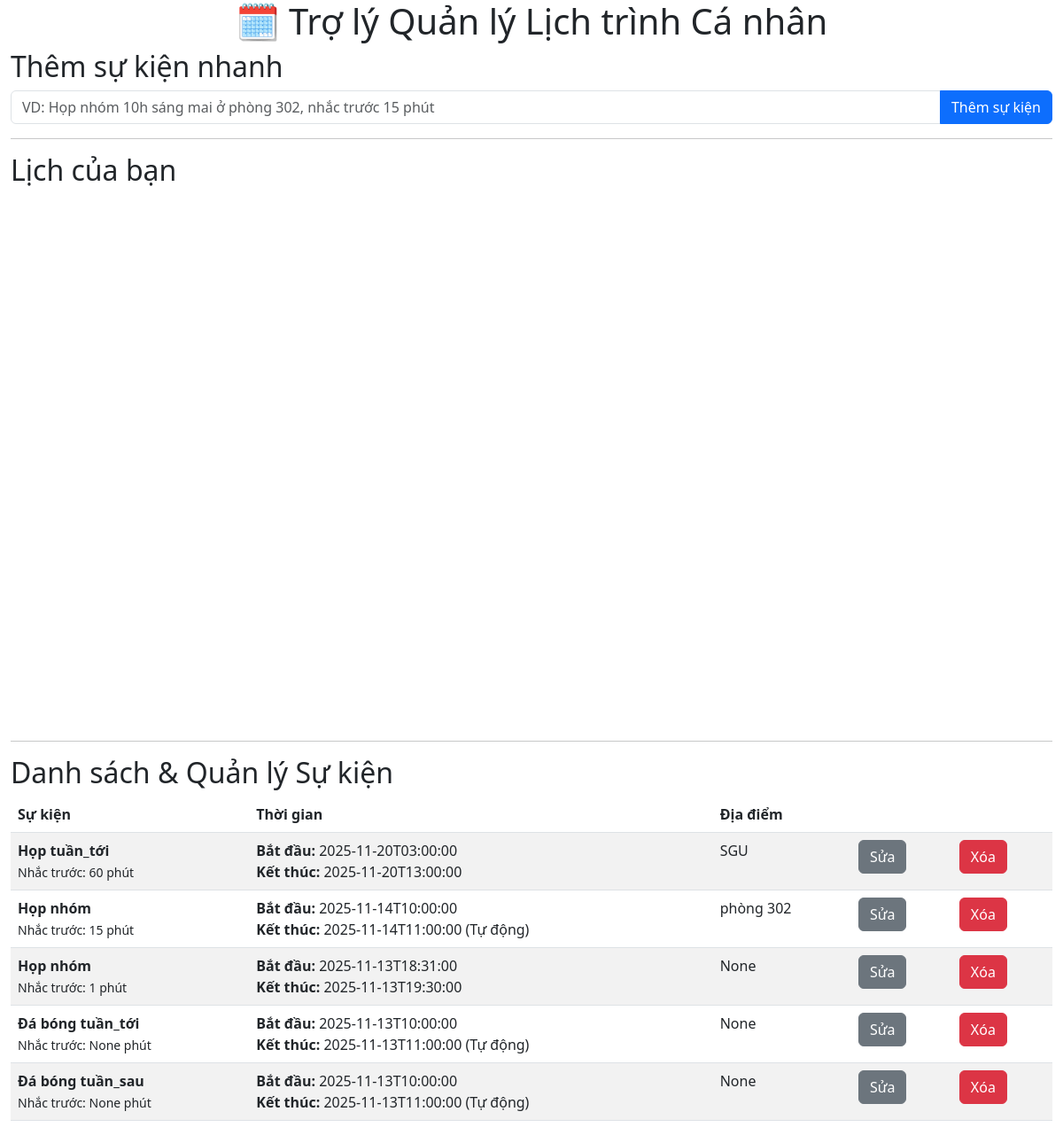
Before: / with the older database file.
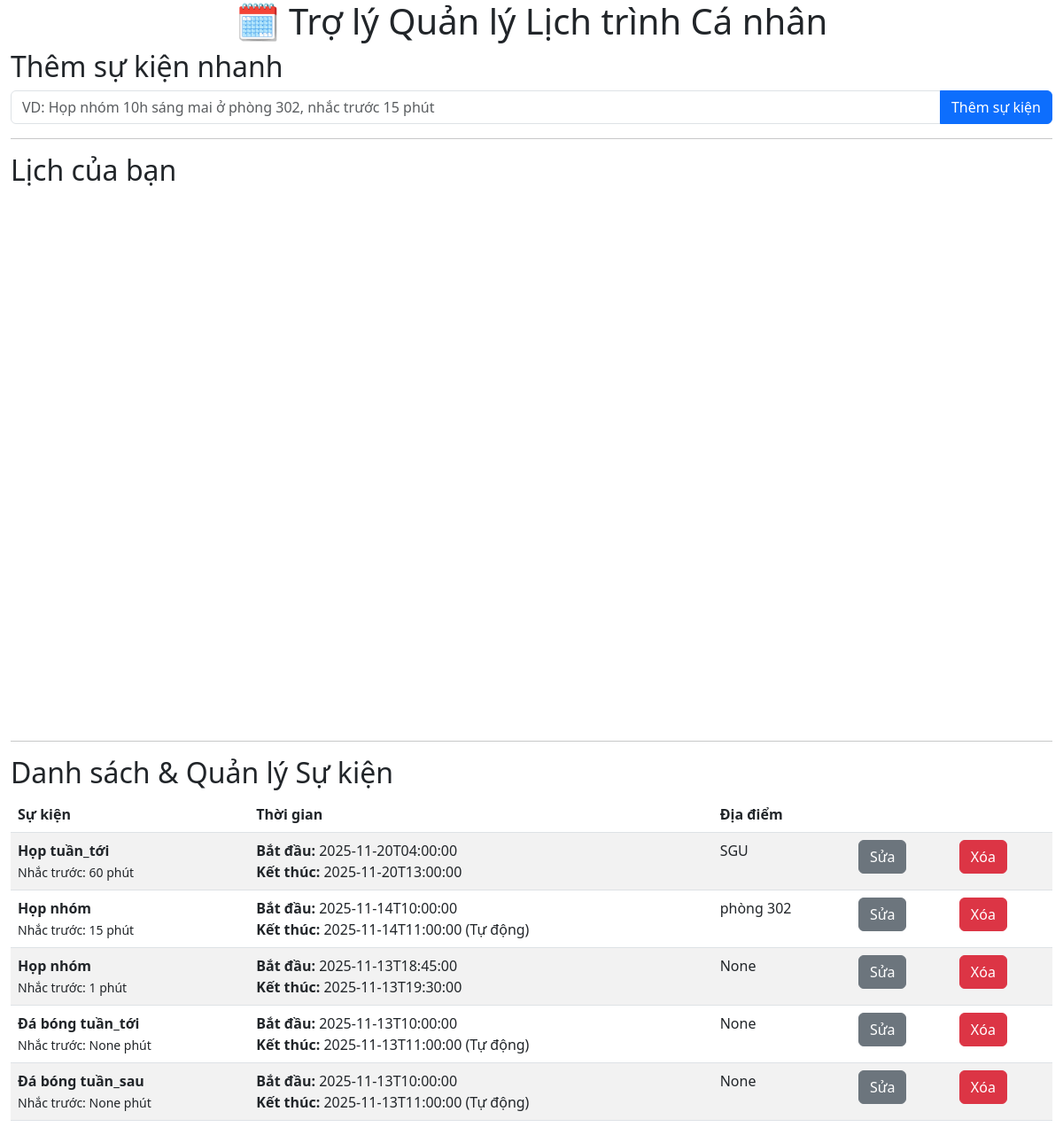
After: the same page with the newer database file.
### tables this page shows
CREATE TABLE events (
                        id INTEGER PRIMARY KEY AUTOINCREMENT,
                        event TEXT NOT NULL,
                        start_time TEXT NOT NULL,
                        end_time TEXT,
                        location TEXT,
                        reminder_minutes INTEGER,
                        is_notified INTEGER DEFAULT 0,
                        created_at TEXT DEFAULT CURRENT_TIMESTAMP
                       );

### app.py (the view, shortened to what this page needs)
@app.route('/', methods=['GET'])
def index():
    all_events_db = db.get_all_events()
    app.logger.info(f"Dữ liệu sự kiện từ cơ sở dữ liệu: {all_events_db}")
    calendar_events = []
    for event in all_events_db:
        try:
            start_dt = datetime.fromisoformat(event['start_time'])
        except (ValueError, TypeError):
            continue  # Bỏ qua sự kiện lỗi
        if event['end_time']:
            end_dt_iso = event['end_time']
        else:
            end_dt_iso = (start_dt + timedelta(hours=1)).isoformat()
        calendar_events.append({
            "title": event['event'].capitalize(),
            "start": event['start_time'],
            "end": end_dt_iso,
            "extendedProps": {
                "id": event['id'],
                "location": event['location'],
                "reminder": f"{event['reminder_minutes']} phút trước"
            }
        })
    try:
        events_json = json.dumps(calendar_events)
    except (TypeError, ValueError) as e:
        events_json = "[]"  # Mặc định là mảng JSON rỗng nếu phân tích cú pháp thất bại
        app.logger.error(f"Lỗi khi phân tích sự kiện thành JSON: {e}")
    events = []
    for event in all_events_db:
        ev = event.copy()
        try:
            start_dt = datetime.fromisoformat(ev['start_time'])
            if ev['end_time']:
                end_time_display = ev['end_time']
            else:
                end_time_display = (start_dt + timedelta(hours=1)).isoformat() + " (Tự động)"
        except ValueError:
            end_time_display = "Lỗi thời gian bắt đầu"
        ev['end_time_display'] = end_time_display
        events.append(ev)
    editing_event_id = session.get('editing_event_id')
    edited_event = None
    reminder_messages = []
    while not notification_queue.empty():
        event_name = notification_queue.get()
        reminder_messages.append(f"🔔 Nhắc nhở: {event_name} sắp diễn ra!")
    return render_template(
        'index.html',
        events=events,
        editing_event_id=editing_event_id,
        edited_event=edited_event,
        events_json=events_json,
        reminder_messages=reminder_messages
    )

### Database/database.py (called while the page is built)
def get_db_connection():
    connection = sqlite.connect(DATABASE_NAME)
    connection.row_factory = sqlite.Row
    return connection

def get_all_events():
    with get_db_connection() as connection:
        cursor = connection.cursor()
        cursor.execute(
                        "SELECT * FROM events ORDER BY start_time ASC"
                    )
        return [dict(row) for row in cursor.fetchall()]

### templates/index.html (shortened to what this page needs)
<!DOCTYPE html>
<html lang="vi">
<head>
    <link href="https://cdn.jsdelivr.net/npm/bootstrap@5.3.0/dist/css/bootstrap.min.css" rel="stylesheet">
    <link href="https://cdn.jsdelivr.net/npm/fullcalendar@5.11.3/main.min.css" rel="stylesheet">
</head>
<body class="container-fluid">
    <h1 class="text-center">🗓️ Trợ lý Quản lý Lịch trình Cá nhân</h1>
    <h2>Thêm sự kiện nhanh</h2>
    <form action="{{ url_for('add_event') }}" method="post">
        <div class="input-group mb-3">
            <input type="text" class="form-control" name="nlp_input" placeholder="VD: Họp nhóm 10h sáng mai ở phòng 302, nhắc trước 15 phút">
            <button class="btn btn-primary" type="submit">Thêm sự kiện</button>
        </div>
    </form>
    <hr>
    <h2>Lịch của bạn</h2>
    <div id="calendar"></div>
    <hr>
    <h2>Danh sách & Quản lý Sự kiện</h2>
    {% if not events %}
        <div class="alert alert-info">Bạn chưa có sự kiện nào trong lịch.</div>
    {% else %}
        <table class="table table-striped">
            <thead>
                <tr>
                    <th>Sự kiện</th>
                    <th>Thời gian</th>
                    <th>Địa điểm</th>
                    <th></th>
                    <th></th>
                </tr>
            </thead>
            <tbody>
                {% for event in events[::-1] %}
                    {% if editing_event_id == event.id %}
                        <tr>
                            <td colspan="5">
                                <h3>Chỉnh sửa sự kiện: {{ edited_event.event.capitalize() }}</h3>
                                <form action="{{ url_for('update_event', event_id=editing_event_id) }}" method="post">
                                    <div class="mb-3">
                                        <label class="form-label">Tên sự kiện</label>
                                        <input type="text" class="form-control" name="event" value="{{ edited_event.event }}">
                                    </div>
                                    <div class="row mb-3">
                                        <div class="col">
                                            <label class="form-label">Ngày bắt đầu</label>
                                            <input type="date" class="form-control" name="start_date" value="{{ edited_event.start_date }}">
                                        </div>
                                        <div class="col">
                                            <label class="form-label">Giờ bắt đầu</label>
                                            <input type="time" class="form-control" name="start_time" value="{{ edited_event.start_time_of_day }}">
                                        </div>
                                        <div class="col">
                                            <label class="form-label">Ngày kết thúc</label>
                                            <input type="date" class="form-control" name="end_date" value="{{ edited_event.end_date }}">
                                        </div>
                                        <div class="col">
                                            <label class="form-label">Giờ kết thúc</label>
                                            <input type="time" class="form-control" name="end_time" value="{{ edited_event.end_time_of_day }}">
                                        </div>
                                    </div>
                                    <div class="mb-3">
                                        <label class="form-label">Địa điểm</label>
                                        <input type="text" class="form-control" name="location" value="{{ edited_event.get('location', '') }}">
                                    </div>
                                    <div class="row mb-3">
                                        <div class="col">
                                            <label class="form-label">Giờ (nhắc trước)</label>
                                            <input type="number" class="form-control" name="remind_hours" min="0" value="{{ edited_event.remind_hours }}">
                                        </div>
                                        <div class="col">
                                            <label class="form-label">Phút (nhắc trước)</label>
                                            <input type="number" class="form-control" name="remind_minutes" min="0" max="59" step="5" value="{{ edited_event.remind_minutes }}">
                                        </div>
                                    </div>
                                    <button type="submit" class="btn btn-success">Lưu thay đổi</button>
                                    <a href="{{ url_for('cancel_edit') }}" class="btn btn-secondary">Hủy</a>
                                </form>
                            </td>
                        </tr>
                    {% else %}
                        <tr>
                            <td>
                                <strong>{{ event.event.capitalize() }}</strong><br>
                                <small>Nhắc trước: {{ event.get('reminder_minutes', 0) }} phút</small>
                            </td>
                            <td>
                                <strong>Bắt đầu:</strong> {{ event.start_time }}<br>
                                <strong>Kết thúc:</strong> {{ event.end_time_display }}
                            </td>
                            <td>{{ event.get('location', 'N/A') }}</td>
                            <td>
                                <form action="{{ url_for('edit_event', event_id=event.id) }}" method="get">
                                    <button type="submit" class="btn btn-secondary">Sửa</button>
                                </form>
                            </td>
                            <td>
                                <form action="{{ url_for('delete_event_route', event_id=event.id) }}" method="post">
                                    <button type="submit" class="btn btn-danger">Xóa</button>
                                </form>
                            </td>
                        </tr>
                    {% endif %}
                {% endfor %}
            </tbody>
        </table>
    {% endif %}
    <div class="toast-container position-fixed bottom-0 end-0 p-3">
    </div>
</body>
</html>

### templates/index.html (style rules this page uses)
#calendar { height: 600px; }

Changed rows visible on the page:
changed events "Họp tuần_tới": start_time "2025-11-20T03:00:00" → "2025-11-20T04:00:00"
changed events (number 3 of 5 on the later page): start_time "2025-11-13T18:31:00" → "2025-11-13T18:45:00"
